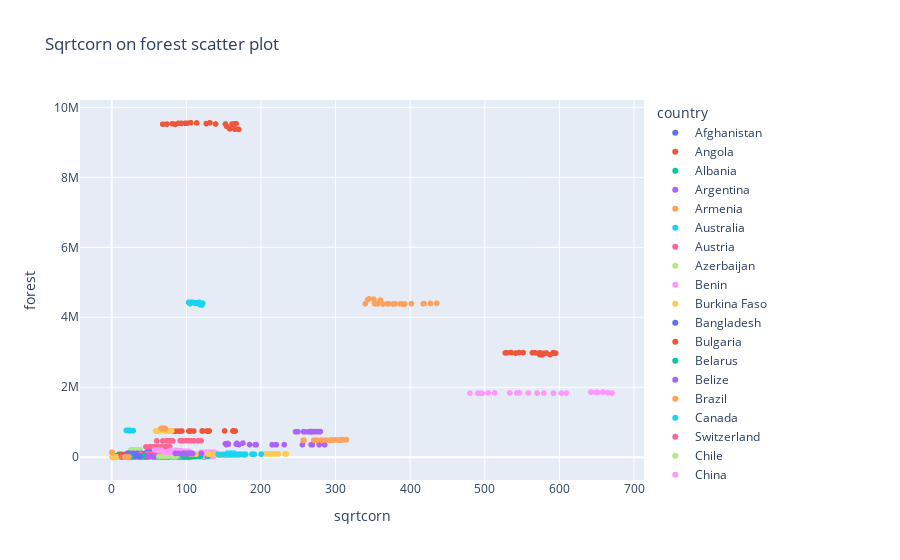

Notebook source saved alongside this figure:
### Markdown cell above
### Initial Outliers

### Code cell
fig = px.scatter(df_init,
           x='sqrtcorn', 
           y='forest', 
           color='country', 
           hover_name='country',
           hover_data=['country','year','sqrtcorn','forest'],
           title='Sqrtcorn on forest scatter plot')

fig.show()
